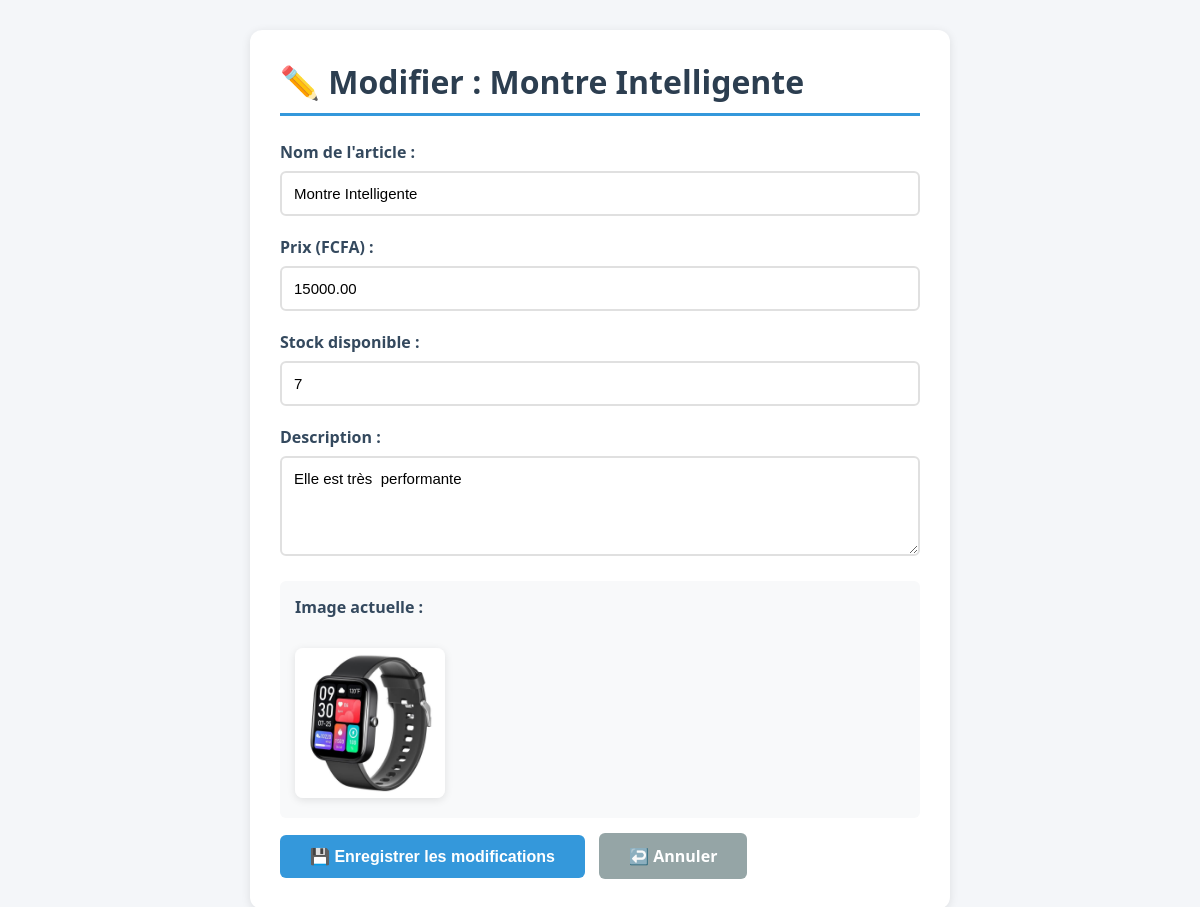
Screenshot of /modifier_article.php?id=2 (signed in) with the database file from the repository.
### tables this page shows
CREATE TABLE `article` (
  `id_article` int(3) NOT NULL,
  `nom_article` varchar(150) NOT NULL,
  `description` text DEFAULT NULL,
  `prix` decimal(10,2) NOT NULL,
  `image` varchar(255) DEFAULT NULL,
  `stock` int(11) DEFAULT 0,
  `id_admin` int(11) DEFAULT NULL,
  `date_ajout` datetime DEFAULT current_timestamp()
);

### modifier_article.php (the view, shortened to what this page needs)
<?php
include "connexion_base.php";
$id = $_GET['id'];
$stmt = $conn->prepare("SELECT * FROM article WHERE id_article = ?");
$stmt->bind_param("i", $id);
$stmt->execute();
$article = $stmt->get_result()->fetch_assoc();
?>
<!DOCTYPE html>
<html>
<head>
</head>
<body>
    <div class="container">
        <h1>✏️ Modifier : <?php echo $article['nom_article']; ?></h1>
        <form method="POST">
            <div class="form-group">
                <label>Nom de l'article :</label>
                <input type="text" name="nom_article" value="<?php echo $article['nom_article']; ?>" required>
            </div>
            <div class="form-group">
                <label>Prix (FCFA) :</label>
                <input type="number" name="prix" value="<?php echo $article['prix']; ?>" required>
            </div>
            <div class="form-group">
                <label>Stock disponible :</label>
                <input type="number" name="stock" value="<?php echo $article['stock']; ?>" required>
            </div>
            <div class="form-group">
                <label>Description :</label>
                <textarea name="description" required><?php echo $article['description']; ?></textarea>
            </div>
            <div class="image-preview">
                <label>Image actuelle :</label><br>
                <img src="<?php echo $article['image']; ?>" width="150">
            </div>
            <button type="submit" class="btn btn-primary">💾 Enregistrer les modifications</button>
            <a href="liste_article.php" class="btn btn-secondary">↩️ Annuler</a>
        </form>
    </div>
</body>
</html>

### modifier_article.php (style rules this page uses)
* { margin: 0; padding: 0; box-sizing: border-box; }
body { font-family: 'Segoe UI', Arial, sans-serif; background: #f4f6f9; padding: 30px; }
.container { max-width: 700px; margin: 0 auto; background: white; padding: 30px; border-radius: 12px; box-shadow: 0 2px 10px rgba(0,0,0,0.1); }
h1 { color: #2c3e50; margin-bottom: 25px; border-bottom: 3px solid #3498db; padding-bottom: 10px; }
.form-group { margin-bottom: 20px; }
label { display: block; margin-bottom: 8px; font-weight: 600; color: #34495e; }
input[type="text"], input[type="number"], textarea { width: 100%; padding: 12px; border: 2px solid #e0e0e0; border-radius: 6px; font-size: 15px; transition: 0.3s; }
textarea { min-height: 100px; resize: vertical; font-family: Arial; }
.image-preview { margin: 15px 0; padding: 15px; background: #f8f9fa; border-radius: 6px; }
.image-preview img { border-radius: 8px; box-shadow: 0 2px 8px rgba(0,0,0,0.1); }
.btn { padding: 12px 30px; border: none; border-radius: 6px; font-size: 16px; font-weight: 600; cursor: pointer; transition: 0.3s; }
.btn-primary { background: #3498db; color: white; }
.btn-secondary { background: #95a5a6; color: white; text-decoration: none; display: inline-block; margin-left: 10px; }

### rows the page displays
article: nom_article "Montre Intelligente", prix "15000.00", stock "7", description "Elle est très performante", image (picture)
